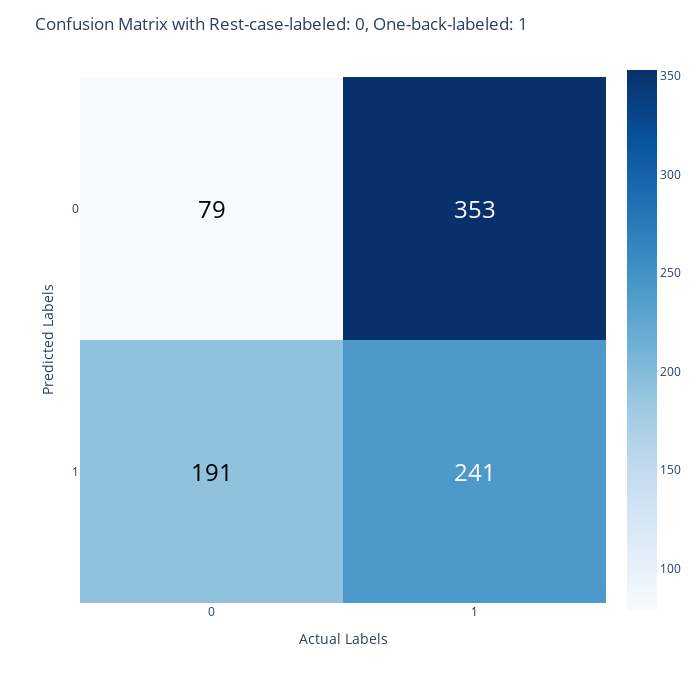
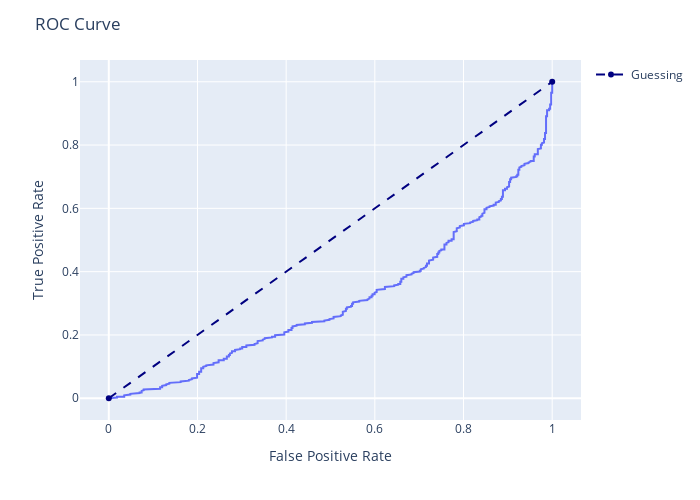

The cell these charts' notebook holds for them, in order:
### Code cell
metrics(model=gnb)

### Figure 1 — Plotly figure (JSON) as saved in the notebook; plotly's stock layout.template omitted (floating-point values rounded to 4 significant figures)
{"data": [{"coloraxis": "coloraxis", "hovertemplate": "x: %{x}<br>y: %{y}<br>color: %{z}<extra></extra>", "name": "0", "type": "heatmap", "xaxis": "x", "yaxis": "y", "z": [[79, 353], [191, 241]]}], "layout": {"annotations": [{"font": {"color": "black", "size": 24}, "showarrow": false, "text": "79", "x": 0, "y": 0}, {"font": {"color": "white", "size": 24}, "showarrow": false, "text": "353", "x": 1, "y": 0}, {"font": {"color": "black", "size": 24}, "showarrow": false, "text": "191", "x": 0, "y": 1}, {"font": {"color": "white", "size": 24}, "showarrow": false, "text": "241", "x": 1, "y": 1}], "coloraxis": {"colorscale": [[0, "rgb(247,251,255)"], [0.125, "rgb(222,235,247)"], [0.25, "rgb(198,219,239)"], [0.375, "rgb(158,202,225)"], [0.5, "rgb(107,174,214)"], [0.625, "rgb(66,146,198)"], [0.75, "rgb(33,113,181)"], [0.875, "rgb(8,81,156)"], [1, "rgb(8,48,107)"]]}, "font": {"size": 12}, "height": 700, "margin": {"t": 60}, "title": {"text": "Confusion Matrix with Rest-case-labeled: 0, One-back-labeled: 1"}, "width": 700, "xaxis": {"anchor": "y", "constrain": "domain", "domain": [0, 1], "dtick": 1, "scaleanchor": "y", "tick0": 0, "title": {"text": "Actual Labels"}}, "yaxis": {"anchor": "x", "autorange": "reversed", "constrain": "domain", "domain": [0, 1], "dtick": 1, "tick0": 0, "title": {"text": "Predicted Labels"}}}}

### Figure 2 — Plotly figure (JSON) as saved in the notebook; plotly's stock layout.template omitted (floating-point values rounded to 4 significant figures; data arrays with more than 128 entries replaced by an {"elided": "..."} marker saying what was removed)
{"data": [{"hovertemplate": "x=%{x}<br>y=%{y}<extra></extra>", "legendgroup": "", "line": {"color": "#636efa", "dash": "solid"}, "marker": {"symbol": "circle"}, "mode": "lines", "name": "", "orientation": "v", "showlegend": false, "type": "scatter", "x": {"elided": "398 float values"}, "xaxis": "x", "y": {"elided": "398 float values"}, "yaxis": "y"}, {"line": {"color": "navy", "dash": "dash"}, "name": "Guessing", "type": "scatter", "x": [0, 1], "y": [0, 1]}], "layout": {"height": 500, "legend": {"tracegroupgap": 0}, "margin": {"t": 60}, "title": {"text": "ROC Curve"}, "width": 700, "xaxis": {"anchor": "y", "domain": [0, 1], "title": {"text": "False Positive Rate"}}, "yaxis": {"anchor": "x", "domain": [0, 1], "title": {"text": "True Positive Rate"}}}}
